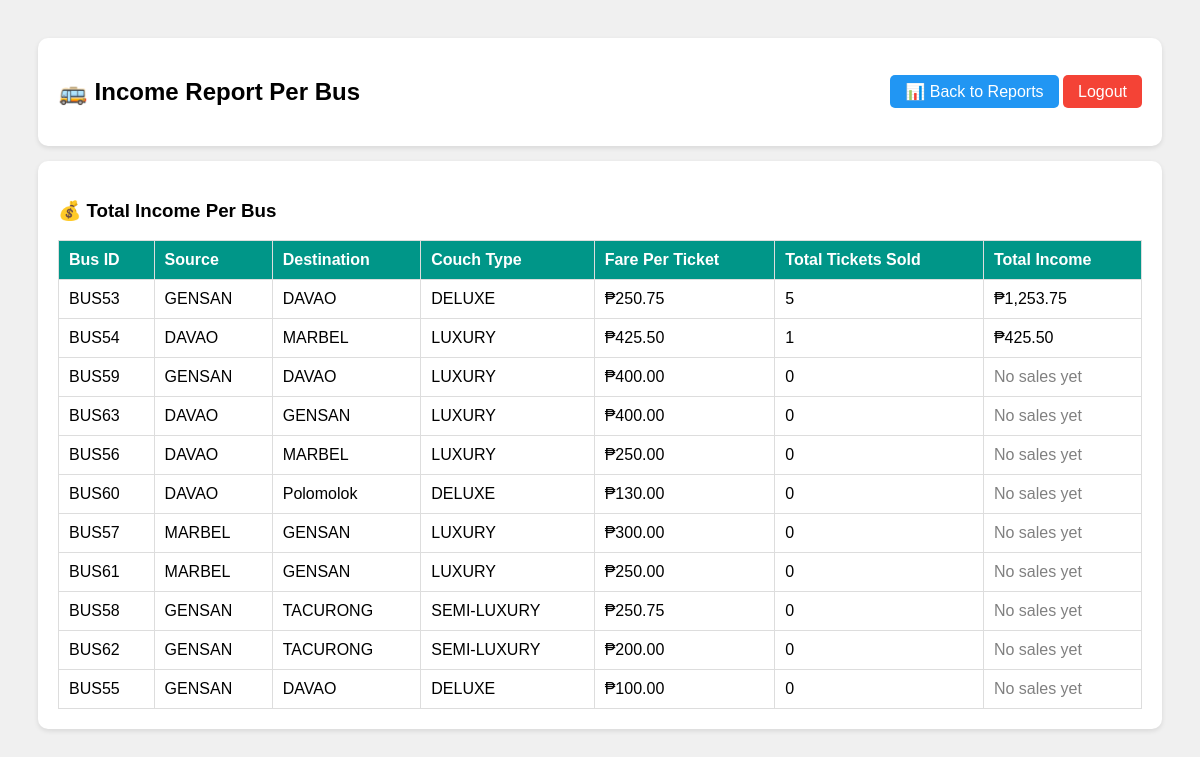
The page /bus_management/bus_report.php (signed in) on the database its author committed.
### tables this page shows
CREATE TABLE `bus` (
  `Bus_no` varchar(10) NOT NULL,
  `Source` varchar(50) DEFAULT NULL,
  `Destination` varchar(50) DEFAULT NULL,
  `Couch_type` varchar(26) DEFAULT NULL,
  `Fair` decimal(10,2) DEFAULT NULL,
  `SeatCapacity` int(11) DEFAULT NULL,
  `Manufacture_year` int(11) DEFAULT NULL,
  `Status` varchar(20) DEFAULT NULL
);

### bus_management/bus_report.php (the view, shortened to what this page needs)
<?php
require 'config.php';
?>
<!DOCTYPE html>
<html>
<head>
</head>
<body>
    <div class="card">
        <div class="header-bar">
            <h2>🚌 Income Report Per Bus</h2>
            <div>
                <a href="reports.php" class="btn btn-blue">📊 Back to Reports</a>
                <a href="logout.php" class="btn btn-red">Logout</a>
            </div>
        </div>
    </div>
    <div class="card">
        <h3>💰 Total Income Per Bus</h3>
        <table>
            <tr>
                <th>Bus ID</th>
                <th>Source</th>
                <th>Destination</th>
                <th>Couch Type</th>
                <th>Fare Per Ticket</th>
                <th>Total Tickets Sold</th>
                <th>Total Income</th>
            </tr>
            <?php
            $result = mysqli_query($conn, "
    SELECT b.Bus_no, b.Source, b.Destination, b.Couch_type, b.Fair,
           COUNT(t.TransactionID) as TotalTickets,
           SUM(t.Amount) as TotalIncome
    FROM Bus b
    LEFT JOIN Transactions t ON b.Bus_no = t.BusID
    LEFT JOIN Tickets tk ON t.TicketID = tk.TicketID AND tk.Status = 'BOOKED'
    GROUP BY b.Bus_no
    ORDER BY TotalIncome DESC
");
            while ($row = mysqli_fetch_assoc($result)) { ?>
                <tr>
                    <td><?php echo $row['Bus_no']; ?></td>
                    <td><?php echo $row['Source']; ?></td>
                    <td><?php echo $row['Destination']; ?></td>
                    <td><?php echo $row['Couch_type']; ?></td>
                    <td>₱<?php echo number_format($row['Fair'], 2); ?></td>
                    <td><?php echo $row['TotalTickets']; ?></td>
                    <td>
                        <?php if ($row['TotalIncome'] > 0) { ?>
                            ₱<?php echo number_format($row['TotalIncome'], 2); ?>
                        <?php } else { ?>
                            <span style="color:gray;">No sales yet</span>
                        <?php } ?>
                    </td>
                </tr>
            <?php } ?>

### bus_management/bus_report.php (style rules this page uses)
body { font-family: Arial; background: #f0f0f0; padding: 30px; }
.card { background: white; padding: 20px; border-radius: 10px; margin-bottom: 15px; box-shadow: 0 2px 5px rgba(0, 0, 0, 0.1); }
table { width: 100%; border-collapse: collapse; }
th, td { border: 1px solid #ddd; padding: 10px; text-align: left; }
th { background: #009688; color: white; }
.btn { padding: 8px 15px; border-radius: 5px; text-decoration: none; color: white; }
.btn-blue { background: #2196F3; }
.btn-red { background: #f44336; }
.header-bar { display: flex; justify-content: space-between; align-items: center; }

### rows shown on the page
bus: Bus_no "BUS53", Source "GENSAN", Destination "DAVAO", Couch_type "DELUXE", Fair "250.75", TotalTickets "5", TotalIncome "1,253.75"
bus: Bus_no "BUS54", Source "DAVAO", Destination "MARBEL", Couch_type "LUXURY", Fair "425.50", TotalTickets "1", TotalIncome "425.50"
bus: Bus_no "BUS59", Source "GENSAN", Destination "DAVAO", Couch_type "LUXURY", Fair "400.00", TotalTickets "0", shows "No sales yet"
bus: Bus_no "BUS63", Source "DAVAO", Destination "GENSAN", Couch_type "LUXURY", Fair "400.00", TotalTickets "0", shows "No sales yet"
bus: Bus_no "BUS56", Source "DAVAO", Destination "MARBEL", Couch_type "LUXURY", Fair "250.00", TotalTickets "0", shows "No sales yet"
bus: Bus_no "BUS60", Source "DAVAO", Destination "Polomolok", Couch_type "DELUXE", Fair "130.00", TotalTickets "0", shows "No sales yet"
bus: Bus_no "BUS57", Source "MARBEL", Destination "GENSAN", Couch_type "LUXURY", Fair "300.00", TotalTickets "0", shows "No sales yet"
bus: Bus_no "BUS61", Source "MARBEL", Destination "GENSAN", Couch_type "LUXURY", Fair "250.00", TotalTickets "0", shows "No sales yet"
bus: Bus_no "BUS58", Source "GENSAN", Destination "TACURONG", Couch_type "SEMI-LUXURY", Fair "250.75", TotalTickets "0", shows "No sales yet"
bus: Bus_no "BUS62", Source "GENSAN", Destination "TACURONG", Couch_type "SEMI-LUXURY", Fair "200.00", TotalTickets "0", shows "No sales yet"
bus: Bus_no "BUS55", Source "GENSAN", Destination "DAVAO", Couch_type "DELUXE", Fair "100.00", TotalTickets "0", shows "No sales yet"
